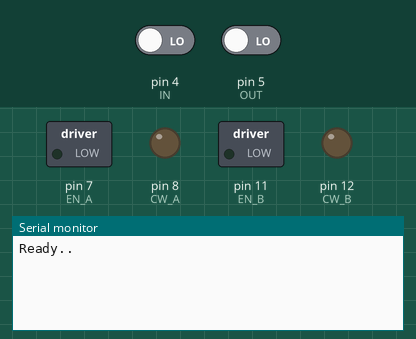
The sketch below on a simulated Arduino Uno, built with avr-gcc and run on an emulated ATmega328P. On the bench: switched loads named in the sketch (green lamp = pin HIGH), output pins drawn as LEDs (lit = HIGH), the last lines printed to the serial monitor. The test bench sets the inputs (shaded band); at power-on: pin 4 (IN) LOW, pin 5 (OUT) LOW.

Above: at 1.2 s.
1.3 s: pin 4 (IN) driven HIGH
At 2.2 s:
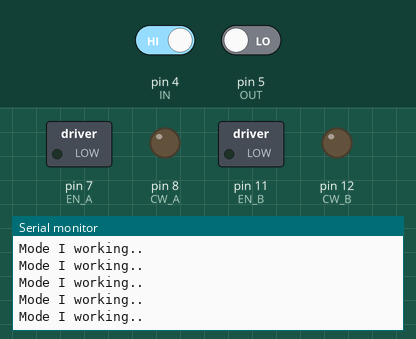
3.2 s: pin 4 (IN) driven LOW and pin 5 (OUT) driven HIGH
At 4.2 s:
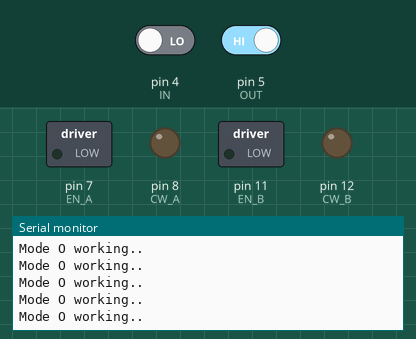
5.1 s: pin 4 (IN) driven HIGH and pin 5 (OUT) driven LOW
At 6.1 s:
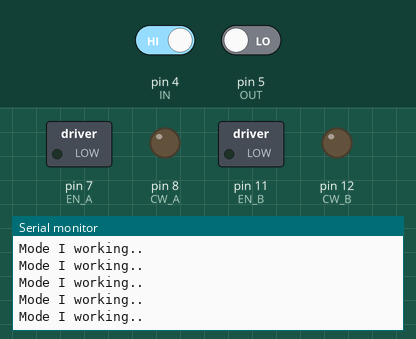

Measured:
- after the input at 1.3 s, the serial monitor: prints a new line at once (image 1)
- after the input at 3.2 s, the serial monitor: prints a new line after 0.08 s (image 2)

The sketch:

motor2sw2.ino
```cpp
#include <Wire.h>
#include <DS1307.h>
#define SW_A 6
#define EN_A 7
#define CW_A 8
#define CLK_A 9

#define SW_B 10
#define EN_B 11
#define CW_B 12
#define CLK_B 13

#define IN 4
#define OUT 5

#define RS 2


DS1307 clock;
RTCDateTime dt;
void setup() {

  pinMode(IN,INPUT);
  pinMode(OUT,INPUT);
  pinMode(RS,INPUT);

  pinMode(SW_A , INPUT);
  pinMode(EN_A , OUTPUT);
  pinMode(CW_A , OUTPUT);
  pinMode(CLK_A , OUTPUT);

  pinMode(SW_B , INPUT);
  pinMode(EN_B , OUTPUT);
  pinMode(CW_B , OUTPUT);
  pinMode(CLK_B , OUTPUT);

  Serial.begin(9600);
  Serial.println("Ready..");
  clock.begin();
  if (!clock.isReady())
  {
    clock.setDateTime(__DATE__, __TIME__);
  }


}

void loop() {
  if(digitalRead(IN)){
    spinMode('I');
    digitalWrite(RS,HIGH);
  }else if(digitalRead(OUT)){
    spinMode('O');
    digitalWrite(RS,HIGH);
  }

}
void spinMode(char mode){
  switch(mode){
    case 'I':
      Serial.println("Mode I working..");
      break;
    case 'O':
      Serial.println("Mode O working..");
      break;
  }
}
```
